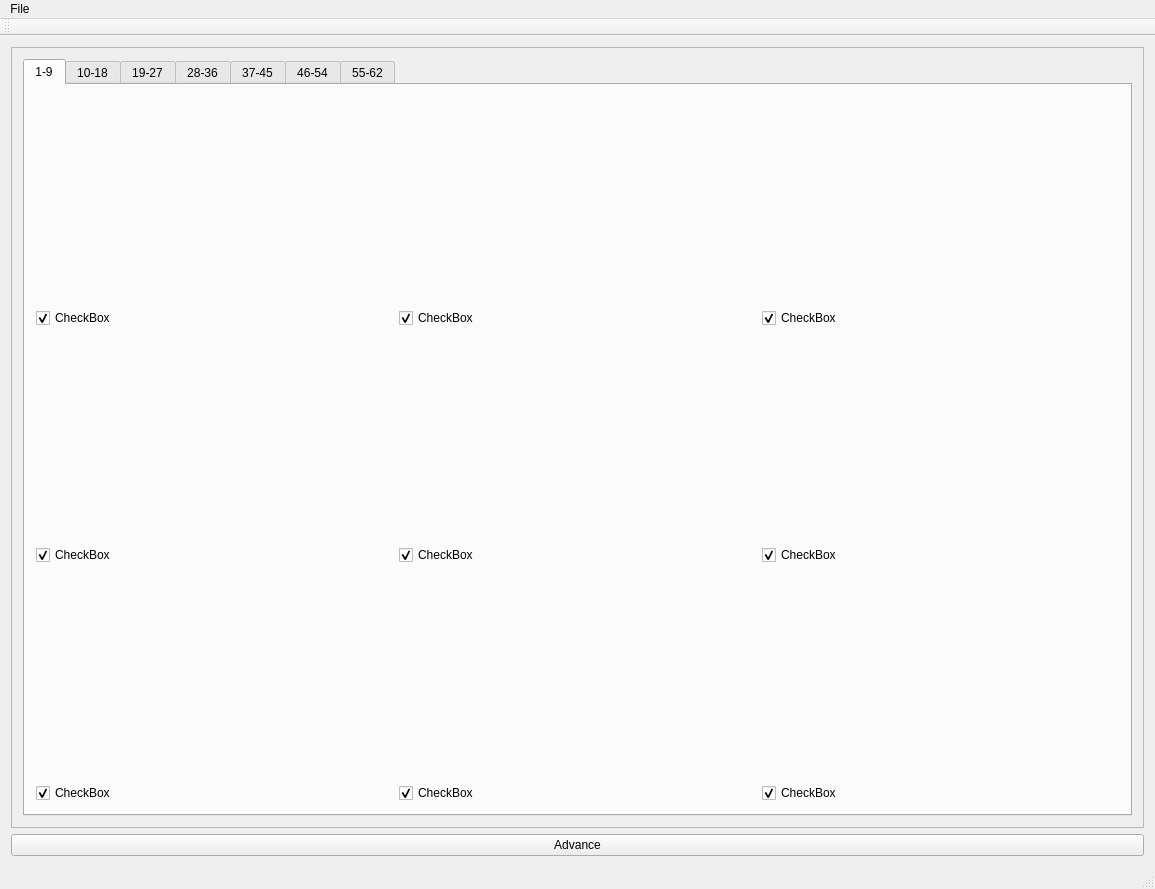
<?xml version="1.0" encoding="UTF-8"?>
<ui version="4.0">
 <class>MultiplotViewer</class>
 <widget class="QMainWindow" name="MultiplotViewer">
  <property name="geometry">
   <rect>
    <x>0</x>
    <y>0</y>
    <width>1155</width>
    <height>889</height>
   </rect>
  </property>
  <property name="windowTitle">
   <string>TestWindow</string>
  </property>
  <widget class="QWidget" name="centralWidget">
   <layout class="QGridLayout" name="gridLayout_2">
    <item row="0" column="1">
     <widget class="QFrame" name="Toolbar">
      <property name="frameShape">
       <enum>QFrame::StyledPanel</enum>
      </property>
      <property name="frameShadow">
       <enum>QFrame::Raised</enum>
      </property>
      <layout class="QGridLayout" name="gridLayout_3">
       <item row="0" column="0">
        <widget class="QTabWidget" name="Tabs">
         <property name="currentIndex">
          <number>0</number>
         </property>
         <widget class="QWidget" name="OnetoTwelve">
          <attribute name="title">
           <string>1-9</string>
          </attribute>
          <layout class="QGridLayout" name="gridLayout_4">
           <item row="2" column="0">
            <widget class="QWidget" name="widget_2" native="true"/>
           </item>
           <item row="8" column="1">
            <widget class="QWidget" name="widget_6" native="true"/>
           </item>
           <item row="2" column="1">
            <widget class="QWidget" name="widget_5" native="true"/>
           </item>
           <item row="8" column="0">
            <widget class="QWidget" name="widget_3" native="true"/>
           </item>
           <item row="2" column="2">
            <widget class="QWidget" name="widget_8" native="true"/>
           </item>
           <item row="0" column="2">
            <widget class="QWidget" name="widget_7" native="true"/>
           </item>
           <item row="0" column="1">
            <widget class="QWidget" name="widget_4" native="true"/>
           </item>
           <item row="8" column="2">
            <widget class="QWidget" name="widget_9" native="true"/>
           </item>
           <item row="0" column="0">
            <widget class="QWidget" name="widget_1" native="true"/>
           </item>
           <item row="3" column="0">
            <widget class="QCheckBox" name="checkBox_2">
             <property name="text">
              <string>CheckBox</string>
             </property>
             <property name="checked">
              <bool>true</bool>
             </property>
            </widget>
           </item>
           <item row="1" column="0">
            <widget class="QCheckBox" name="checkBox_1">
             <property name="text">
              <string>CheckBox</string>
             </property>
             <property name="checked">
              <bool>true</bool>
             </property>
            </widget>
           </item>
           <item row="9" column="0">
            <widget class="QCheckBox" name="checkBox_3">
             <property name="text">
              <string>CheckBox</string>
             </property>
             <property name="checked">
              <bool>true</bool>
             </property>
            </widget>
           </item>
           <item row="1" column="1">
            <widget class="QCheckBox" name="checkBox_4">
             <property name="text">
              <string>CheckBox</string>
             </property>
             <property name="checked">
              <bool>true</bool>
             </property>
            </widget>
           </item>
           <item row="3" column="1">
            <widget class="QCheckBox" name="checkBox_5">
             <property name="text">
              <string>CheckBox</string>
             </property>
             <property name="checked">
              <bool>true</bool>
             </property>
            </widget>
           </item>
           <item row="9" column="1">
            <widget class="QCheckBox" name="checkBox_6">
             <property name="text">
              <string>CheckBox</string>
             </property>
             <property name="checked">
              <bool>true</bool>
             </property>
            </widget>
           </item>
           <item row="1" column="2">
            <widget class="QCheckBox" name="checkBox_7">
             <property name="text">
              <string>CheckBox</string>
             </property>
             <property name="checked">
              <bool>true</bool>
             </property>
            </widget>
           </item>
           <item row="3" column="2">
            <widget class="QCheckBox" name="checkBox_8">
             <property name="text">
              <string>CheckBox</string>
             </property>
             <property name="checked">
              <bool>true</bool>
             </property>
            </widget>
           </item>
           <item row="9" column="2">
            <widget class="QCheckBox" name="checkBox_9">
             <property name="text">
              <string>CheckBox</string>
             </property>
             <property name="checked">
              <bool>true</bool>
             </property>
            </widget>
           </item>
          </layout>
         </widget>
         <widget class="QWidget" name="tab">
          <attribute name="title">
           <string>10-18</string>
          </attribute>
          <layout class="QGridLayout" name="gridLayout">
           <item row="9" column="4">
            <widget class="QWidget" name="widget_15" native="true"/>
           </item>
           <item row="5" column="5">
            <widget class="QWidget" name="widget_16" native="true"/>
           </item>
           <item row="7" column="5">
            <widget class="QWidget" name="widget_17" native="true"/>
           </item>
           <item row="6" column="3">
            <widget class="QCheckBox" name="checkBox_10">
             <property name="text">
              <string>CheckBox</string>
             </property>
             <property name="checked">
              <bool>true</bool>
             </property>
            </widget>
           </item>
           <item row="9" column="3">
            <widget class="QWidget" name="widget_12" native="true"/>
           </item>
           <item row="5" column="3">
            <widget class="QWidget" name="widget_10" native="true"/>
           </item>
           <item row="5" column="4">
            <widget class="QWidget" name="widget_13" native="true"/>
           </item>
           <item row="7" column="4">
            <widget class="QWidget" name="widget_14" native="true"/>
           </item>
           <item row="7" column="3">
            <widget class="QWidget" name="widget_11" native="true"/>
           </item>
           <item row="9" column="5">
            <widget class="QWidget" name="widget_18" native="true"/>
           </item>
           <item row="8" column="3">
            <widget class="QCheckBox" name="checkBox_11">
             <property name="text">
              <string>CheckBox</string>
             </property>
             <property name="checked">
              <bool>true</bool>
             </property>
            </widget>
           </item>
           <item row="10" column="3">
            <widget class="QCheckBox" name="checkBox_12">
             <property name="text">
              <string>CheckBox</string>
             </property>
             <property name="checked">
              <bool>true</bool>
             </property>
            </widget>
           </item>
           <item row="6" column="4">
            <widget class="QCheckBox" name="checkBox_13">
             <property name="text">
              <string>CheckBox</string>
             </property>
             <property name="checked">
              <bool>true</bool>
             </property>
            </widget>
           </item>
           <item row="8" column="4">
            <widget class="QCheckBox" name="checkBox_14">
             <property name="text">
              <string>CheckBox</string>
             </property>
             <property name="checked">
              <bool>true</bool>
             </property>
            </widget>
           </item>
           <item row="10" column="4">
            <widget class="QCheckBox" name="checkBox_15">
             <property name="text">
              <string>CheckBox</string>
             </property>
             <property name="checked">
              <bool>true</bool>
             </property>
            </widget>
           </item>
           <item row="6" column="5">
            <widget class="QCheckBox" name="checkBox_16">
             <property name="text">
              <string>CheckBox</string>
             </property>
             <property name="checked">
              <bool>true</bool>
             </property>
            </widget>
           </item>
           <item row="8" column="5">
            <widget class="QCheckBox" name="checkBox_17">
             <property name="text">
              <string>CheckBox</string>
             </property>
             <property name="checked">
              <bool>true</bool>
             </property>
            </widget>
           </item>
           <item row="10" column="5">
            <widget class="QCheckBox" name="checkBox_18">
             <property name="text">
              <string>CheckBox</string>
             </property>
             <property name="checked">
              <bool>true</bool>
             </property>
            </widget>
           </item>
          </layout>
         </widget>
         <widget class="QWidget" name="tab_2">
          <attribute name="title">
           <string>19-27</string>
          </attribute>
          <layout class="QGridLayout" name="gridLayout_5">
           <item row="9" column="4">
            <widget class="QWidget" name="widget_24" native="true"/>
           </item>
           <item row="7" column="5">
            <widget class="QWidget" name="widget_26" native="true"/>
           </item>
           <item row="5" column="5">
            <widget class="QWidget" name="widget_25" native="true"/>
           </item>
           <item row="8" column="3">
            <widget class="QCheckBox" name="checkBox_20">
             <property name="text">
              <string>CheckBox</string>
             </property>
             <property name="checked">
              <bool>true</bool>
             </property>
            </widget>
           </item>
           <item row="7" column="3">
            <widget class="QWidget" name="widget_20" native="true"/>
           </item>
           <item row="9" column="3">
            <widget class="QWidget" name="widget_21" native="true"/>
           </item>
           <item row="5" column="3">
            <widget class="QWidget" name="widget_19" native="true"/>
           </item>
           <item row="7" column="4">
            <widget class="QWidget" name="widget_23" native="true"/>
           </item>
           <item row="9" column="5">
            <widget class="QWidget" name="widget_27" native="true"/>
           </item>
           <item row="6" column="3">
            <widget class="QCheckBox" name="checkBox_19">
             <property name="text">
              <string>CheckBox</string>
             </property>
             <property name="checked">
              <bool>true</bool>
             </property>
            </widget>
           </item>
           <item row="5" column="4">
            <widget class="QWidget" name="widget_22" native="true"/>
           </item>
           <item row="10" column="3">
            <widget class="QCheckBox" name="checkBox_21">
             <property name="text">
              <string>CheckBox</string>
             </property>
             <property name="checked">
              <bool>true</bool>
             </property>
            </widget>
           </item>
           <item row="6" column="4">
            <widget class="QCheckBox" name="checkBox_22">
             <property name="text">
              <string>CheckBox</string>
             </property>
             <property name="checked">
              <bool>true</bool>
             </property>
            </widget>
           </item>
           <item row="8" column="4">
            <widget class="QCheckBox" name="checkBox_23">
             <property name="text">
              <string>CheckBox</string>
             </property>
             <property name="checked">
              <bool>true</bool>
             </property>
            </widget>
           </item>
           <item row="10" column="4">
            <widget class="QCheckBox" name="checkBox_24">
             <property name="text">
              <string>CheckBox</string>
             </property>
             <property name="checked">
              <bool>true</bool>
             </property>
            </widget>
           </item>
           <item row="6" column="5">
            <widget class="QCheckBox" name="checkBox_25">
             <property name="text">
              <string>CheckBox</string>
             </property>
             <property name="checked">
              <bool>true</bool>
             </property>
            </widget>
           </item>
           <item row="8" column="5">
            <widget class="QCheckBox" name="checkBox_26">
             <property name="text">
              <string>CheckBox</string>
             </property>
             <property name="checked">
              <bool>true</bool>
             </property>
            </widget>
           </item>
           <item row="10" column="5">
            <widget class="QCheckBox" name="checkBox_27">
             <property name="text">
              <string>CheckBox</string>
             </property>
             <property name="checked">
              <bool>true</bool>
             </property>
            </widget>
           </item>
          </layout>
         </widget>
         <widget class="QWidget" name="tab_3">
          <attribute name="title">
           <string>28-36</string>
          </attribute>
          <layout class="QGridLayout" name="gridLayout_6">
           <item row="4" column="2">
            <widget class="QWidget" name="widget_36" native="true"/>
           </item>
           <item row="3" column="0">
            <widget class="QCheckBox" name="checkBox_29">
             <property name="text">
              <string>CheckBox</string>
             </property>
             <property name="checked">
              <bool>true</bool>
             </property>
            </widget>
           </item>
           <item row="1" column="0">
            <widget class="QCheckBox" name="checkBox_28">
             <property name="text">
              <string>CheckBox</string>
             </property>
             <property name="checked">
              <bool>true</bool>
             </property>
            </widget>
           </item>
           <item row="4" column="0">
            <widget class="QWidget" name="widget_30" native="true"/>
           </item>
           <item row="2" column="0">
            <widget class="QWidget" name="widget_29" native="true"/>
           </item>
           <item row="0" column="2">
            <widget class="QWidget" name="widget_34" native="true"/>
           </item>
           <item row="0" column="0">
            <widget class="QWidget" name="widget_28" native="true"/>
           </item>
           <item row="4" column="1">
            <widget class="QWidget" name="widget_33" native="true"/>
           </item>
           <item row="2" column="2">
            <widget class="QWidget" name="widget_35" native="true"/>
           </item>
           <item row="2" column="1">
            <widget class="QWidget" name="widget_32" native="true"/>
           </item>
           <item row="0" column="1">
            <widget class="QWidget" name="widget_31" native="true"/>
           </item>
           <item row="5" column="0">
            <widget class="QCheckBox" name="checkBox_30">
             <property name="text">
              <string>CheckBox</string>
             </property>
             <property name="checked">
              <bool>true</bool>
             </property>
            </widget>
           </item>
           <item row="1" column="1">
            <widget class="QCheckBox" name="checkBox_31">
             <property name="text">
              <string>CheckBox</string>
             </property>
             <property name="checked">
              <bool>true</bool>
             </property>
            </widget>
           </item>
           <item row="3" column="1">
            <widget class="QCheckBox" name="checkBox_32">
             <property name="text">
              <string>CheckBox</string>
             </property>
             <property name="checked">
              <bool>true</bool>
             </property>
            </widget>
           </item>
           <item row="5" column="1">
            <widget class="QCheckBox" name="checkBox_33">
             <property name="text">
              <string>CheckBox</string>
             </property>
             <property name="checked">
              <bool>true</bool>
             </property>
            </widget>
           </item>
           <item row="1" column="2">
            <widget class="QCheckBox" name="checkBox_34">
             <property name="text">
              <string>CheckBox</string>
             </property>
             <property name="checked">
              <bool>true</bool>
             </property>
            </widget>
           </item>
           <item row="3" column="2">
            <widget class="QCheckBox" name="checkBox_35">
             <property name="text">
              <string>CheckBox</string>
             </property>
             <property name="checked">
              <bool>true</bool>
             </property>
            </widget>
           </item>
           <item row="5" column="2">
            <widget class="QCheckBox" name="checkBox_36">
             <property name="text">
              <string>CheckBox</string>
             </property>
             <property name="checked">
              <bool>true</bool>
             </property>
            </widget>
           </item>
          </layout>
         </widget>
         <widget class="QWidget" name="tab_4">
          <attribute name="title">
           <string>37-45</string>
          </attribute>
          <layout class="QGridLayout" name="gridLayout_7">
           <item row="0" column="2">
            <widget class="QWidget" name="widget_43" native="true"/>
           </item>
           <item row="0" column="1">
            <widget class="QWidget" name="widget_40" native="true"/>
           </item>
           <item row="2" column="2">
            <widget class="QWidget" name="widget_44" native="true"/>
           </item>
           <item row="4" column="2">
            <widget class="QWidget" name="widget_45" native="true"/>
           </item>
           <item row="1" column="0">
            <widget class="QCheckBox" name="checkBox_37">
             <property name="text">
              <string>CheckBox</string>
             </property>
             <property name="checked">
              <bool>true</bool>
             </property>
            </widget>
           </item>
           <item row="3" column="0">
            <widget class="QCheckBox" name="checkBox_38">
             <property name="text">
              <string>CheckBox</string>
             </property>
             <property name="checked">
              <bool>true</bool>
             </property>
            </widget>
           </item>
           <item row="2" column="1">
            <widget class="QWidget" name="widget_41" native="true"/>
           </item>
           <item row="0" column="0">
            <widget class="QWidget" name="widget_37" native="true"/>
           </item>
           <item row="2" column="0">
            <widget class="QWidget" name="widget_38" native="true"/>
           </item>
           <item row="4" column="1">
            <widget class="QWidget" name="widget_42" native="true"/>
           </item>
           <item row="4" column="0">
            <widget class="QWidget" name="widget_39" native="true"/>
           </item>
           <item row="5" column="0">
            <widget class="QCheckBox" name="checkBox_39">
             <property name="text">
              <string>CheckBox</string>
             </property>
             <property name="checked">
              <bool>true</bool>
             </property>
            </widget>
           </item>
           <item row="1" column="1">
            <widget class="QCheckBox" name="checkBox_40">
             <property name="text">
              <string>CheckBox</string>
             </property>
             <property name="checked">
              <bool>true</bool>
             </property>
            </widget>
           </item>
           <item row="3" column="1">
            <widget class="QCheckBox" name="checkBox_41">
             <property name="text">
              <string>CheckBox</string>
             </property>
             <property name="checked">
              <bool>true</bool>
             </property>
            </widget>
           </item>
           <item row="5" column="1">
            <widget class="QCheckBox" name="checkBox_42">
             <property name="text">
              <string>CheckBox</string>
             </property>
             <property name="checked">
              <bool>true</bool>
             </property>
            </widget>
           </item>
           <item row="1" column="2">
            <widget class="QCheckBox" name="checkBox_43">
             <property name="text">
              <string>CheckBox</string>
             </property>
             <property name="checked">
              <bool>true</bool>
             </property>
            </widget>
           </item>
           <item row="3" column="2">
            <widget class="QCheckBox" name="checkBox_44">
             <property name="text">
              <string>CheckBox</string>
             </property>
             <property name="checked">
              <bool>true</bool>
             </property>
            </widget>
           </item>
           <item row="5" column="2">
            <widget class="QCheckBox" name="checkBox_45">
             <property name="text">
              <string>CheckBox</string>
             </property>
             <property name="checked">
              <bool>true</bool>
             </property>
            </widget>
           </item>
          </layout>
         </widget>
         <widget class="QWidget" name="tab_5">
          <attribute name="title">
           <string>46-54</string>
          </attribute>
          <layout class="QGridLayout" name="gridLayout_8">
           <item row="0" column="1">
            <widget class="QWidget" name="widget_49" native="true"/>
           </item>
           <item row="0" column="0">
            <widget class="QWidget" name="widget_46" native="true"/>
           </item>
           <item row="0" column="2">
            <widget class="QWidget" name="widget_52" native="true"/>
           </item>
           <item row="4" column="0">
            <widget class="QWidget" name="widget_48" native="true"/>
           </item>
           <item row="1" column="0">
            <widget class="QCheckBox" name="checkBox_46">
             <property name="text">
              <string>CheckBox</string>
             </property>
             <property name="checked">
              <bool>true</bool>
             </property>
            </widget>
           </item>
           <item row="3" column="0">
            <widget class="QCheckBox" name="checkBox_47">
             <property name="text">
              <string>CheckBox</string>
             </property>
             <property name="checked">
              <bool>true</bool>
             </property>
            </widget>
           </item>
           <item row="2" column="1">
            <widget class="QWidget" name="widget_50" native="true"/>
           </item>
           <item row="2" column="0">
            <widget class="QWidget" name="widget_47" native="true"/>
           </item>
           <item row="4" column="1">
            <widget class="QWidget" name="widget_51" native="true"/>
           </item>
           <item row="4" column="2">
            <widget class="QWidget" name="widget_54" native="true"/>
           </item>
           <item row="2" column="2">
            <widget class="QWidget" name="widget_53" native="true"/>
           </item>
           <item row="5" column="0">
            <widget class="QCheckBox" name="checkBox_48">
             <property name="text">
              <string>CheckBox</string>
             </property>
             <property name="checked">
              <bool>true</bool>
             </property>
            </widget>
           </item>
           <item row="1" column="1">
            <widget class="QCheckBox" name="checkBox_49">
             <property name="text">
              <string>CheckBox</string>
             </property>
             <property name="checked">
              <bool>true</bool>
             </property>
            </widget>
           </item>
           <item row="3" column="1">
            <widget class="QCheckBox" name="checkBox_50">
             <property name="text">
              <string>CheckBox</string>
             </property>
             <property name="checked">
              <bool>true</bool>
             </property>
            </widget>
           </item>
           <item row="5" column="1">
            <widget class="QCheckBox" name="checkBox_51">
             <property name="text">
              <string>CheckBox</string>
             </property>
             <property name="checked">
              <bool>true</bool>
             </property>
            </widget>
           </item>
           <item row="1" column="2">
            <widget class="QCheckBox" name="checkBox_52">
             <property name="text">
              <string>CheckBox</string>
             </property>
             <property name="checked">
              <bool>true</bool>
             </property>
            </widget>
           </item>
           <item row="3" column="2">
            <widget class="QCheckBox" name="checkBox_53">
             <property name="text">
              <string>CheckBox</string>
             </property>
             <property name="checked">
              <bool>true</bool>
             </property>
            </widget>
           </item>
           <item row="5" column="2">
            <widget class="QCheckBox" name="checkBox_54">
             <property name="text">
              <string>CheckBox</string>
             </property>
             <property name="checked">
              <bool>true</bool>
             </property>
            </widget>
           </item>
          </layout>
         </widget>
         <widget class="QWidget" name="tab_6">
          <attribute name="title">
           <string>55-62</string>
          </attribute>
          <layout class="QGridLayout" name="gridLayout_9">
           <item row="1" column="0">
            <widget class="QCheckBox" name="checkBox_55">
             <property name="text">
              <string>CheckBox</string>
             </property>
             <property name="checked">
              <bool>true</bool>
             </property>
            </widget>
           </item>
           <item row="2" column="2">
            <widget class="QWidget" name="widget_62" native="true"/>
           </item>
           <item row="4" column="0">
            <widget class="QWidget" name="widget_57" native="true"/>
           </item>
           <item row="0" column="0">
            <widget class="QWidget" name="widget_55" native="true"/>
           </item>
           <item row="3" column="0">
            <widget class="QCheckBox" name="checkBox_56">
             <property name="text">
              <string>CheckBox</string>
             </property>
             <property name="checked">
              <bool>true</bool>
             </property>
            </widget>
           </item>
           <item row="0" column="2">
            <widget class="QWidget" name="widget_61" native="true"/>
           </item>
           <item row="0" column="1">
            <widget class="QWidget" name="widget_58" native="true"/>
           </item>
           <item row="2" column="0">
            <widget class="QWidget" name="widget_56" native="true"/>
           </item>
           <item row="2" column="1">
            <widget class="QWidget" name="widget_59" native="true"/>
           </item>
           <item row="4" column="1">
            <widget class="QWidget" name="widget_60" native="true"/>
           </item>
           <item row="5" column="0">
            <widget class="QCheckBox" name="checkBox_57">
             <property name="text">
              <string>CheckBox</string>
             </property>
             <property name="checked">
              <bool>true</bool>
             </property>
            </widget>
           </item>
           <item row="1" column="1">
            <widget class="QCheckBox" name="checkBox_58">
             <property name="text">
              <string>CheckBox</string>
             </property>
             <property name="checked">
              <bool>true</bool>
             </property>
            </widget>
           </item>
           <item row="3" column="1">
            <widget class="QCheckBox" name="checkBox_59">
             <property name="text">
              <string>CheckBox</string>
             </property>
             <property name="checked">
              <bool>true</bool>
             </property>
            </widget>
           </item>
           <item row="5" column="1">
            <widget class="QCheckBox" name="checkBox_60">
             <property name="text">
              <string>CheckBox</string>
             </property>
             <property name="checked">
              <bool>true</bool>
             </property>
            </widget>
           </item>
           <item row="1" column="2">
            <widget class="QCheckBox" name="checkBox_61">
             <property name="text">
              <string>CheckBox</string>
             </property>
             <property name="checked">
              <bool>true</bool>
             </property>
            </widget>
           </item>
           <item row="3" column="2">
            <widget class="QCheckBox" name="checkBox_62">
             <property name="text">
              <string>CheckBox</string>
             </property>
             <property name="checked">
              <bool>true</bool>
             </property>
            </widget>
           </item>
          </layout>
         </widget>
        </widget>
       </item>
      </layout>
     </widget>
    </item>
    <item row="1" column="1">
     <widget class="QPushButton" name="Advance">
      <property name="text">
       <string>Advance</string>
      </property>
     </widget>
    </item>
   </layout>
  </widget>
  <widget class="QMenuBar" name="menuBar">
   <property name="geometry">
    <rect>
     <x>0</x>
     <y>0</y>
     <width>1155</width>
     <height>23</height>
    </rect>
   </property>
   <widget class="QMenu" name="menuVersuib_IObe">
    <property name="title">
     <string>File</string>
    </property>
    <addaction name="actionQuit"/>
   </widget>
   <addaction name="menuVersuib_IObe"/>
  </widget>
  <widget class="QToolBar" name="mainToolBar">
   <attribute name="toolBarArea">
    <enum>TopToolBarArea</enum>
   </attribute>
   <attribute name="toolBarBreak">
    <bool>false</bool>
   </attribute>
  </widget>
  <widget class="QStatusBar" name="statusBar"/>
  <action name="actionQuit">
   <property name="text">
    <string>Quit</string>
   </property>
  </action>
 </widget>
 <layoutdefault spacing="6" margin="11"/>
 <resources/>
 <connections/>
</ui>
